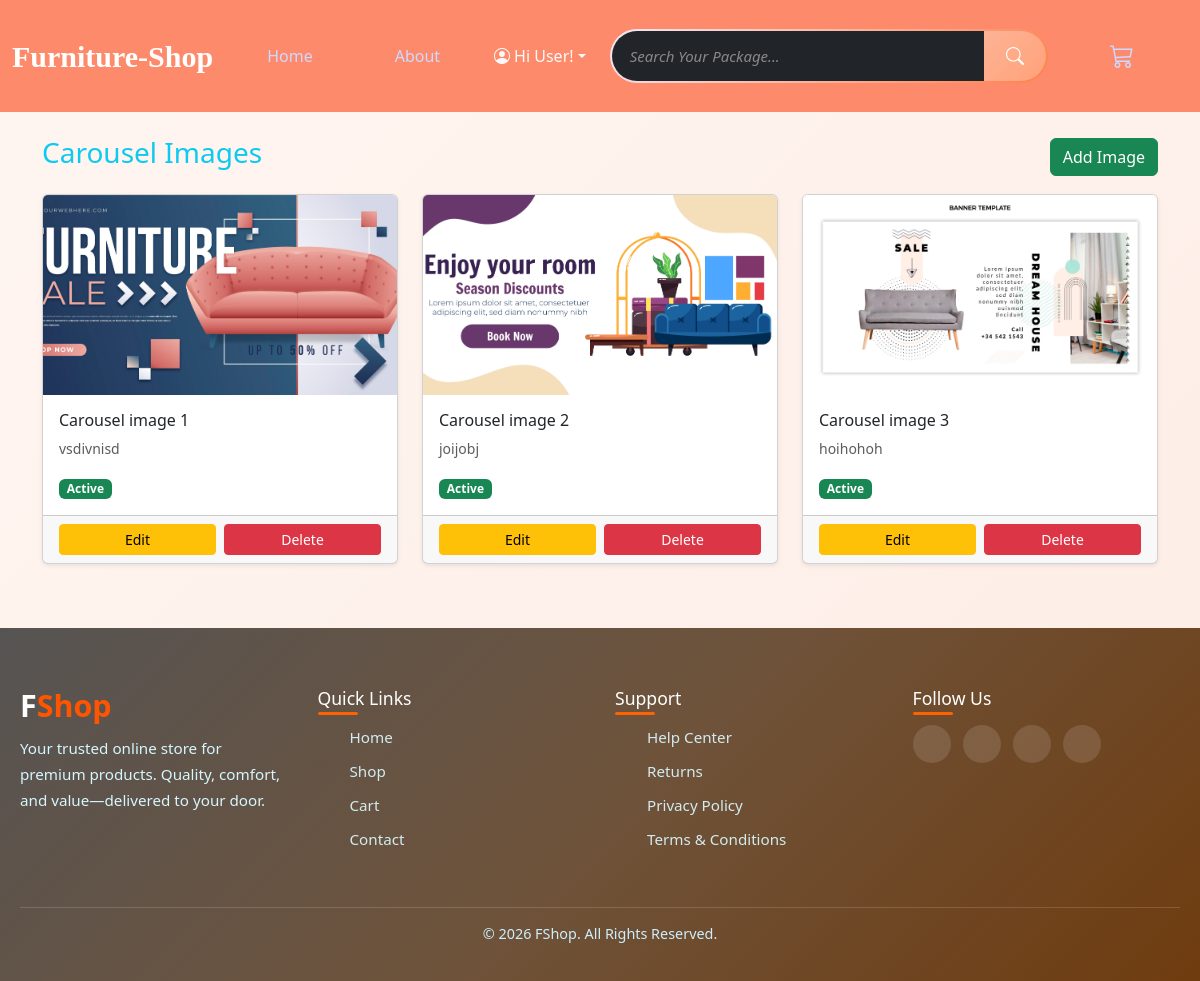
The page /carousels/ on the database its author committed.
### mainapp/models.py (models this page shows, shortened)
class CarouselImage(models.Model):
    img = models.ImageField(upload_to='carousel_images/')
    title = models.CharField(max_length=200)
    caption = models.TextField(max_length=400)
    link = models.CharField(max_length=200)
    active = models.BooleanField(default=True)

### mainapp/views.py (the view)
# urls.py: path('carousels/', CarouselImageListView.as_view(), name='carousel_list'),
class CarouselImageListView(ListView):
    model = CarouselImage
    template_name = 'mainapp/carousel_list.html'
    context_object_name = 'images'

### templates/mainapp/carousel_list.html (shortened to what this page needs)
{% extends 'base/base.html' %}
{% block content %}
<section class="container py-4">
    <div class="d-flex justify-content-between align-items-center mb-3 text-info">
        <h3>Carousel Images</h3>
        <a href="{% url 'carousel_add' %}" class="btn btn-success">
            Add Image
        </a>
    </div>
    <div class="row g-4">
        {% for img in images %}
        <div class="col-md-4">
            <div class="card shadow-sm h-100">
                <img src="{{ img.img.url }}"
                     class="card-img-top"
                     style="height: 200px; object-fit: cover;">
                <div class="card-body">
                    <h6>{{ img.title }}</h6>
                    <p class="small text-muted">
                        {{ img.caption|truncatechars:80 }}
                    </p>
                    <span class="badge {% if img.active %}bg-success{% else %}bg-secondary{% endif %}">
                        {% if img.active %}Active{% else %}Inactive{% endif %}
                    </span>
                </div>
                <div class="card-footer d-flex gap-2">
                    <a href="{% url 'carousel_edit' img.pk %}"
                       class="btn btn-sm btn-warning w-50">Edit</a>
                    <a href="{% url 'carousel_delete' img.pk %}"
                       class="btn btn-sm btn-danger w-50">Delete</a>
                </div>
            </div>
        </div>
        {% empty %}
        <p class="text-muted">No carousel images yet.</p>
        {% endfor %}
    </div>
</section>
{% endblock %}

### static/css/design.css (style rules this page uses)
* { margin: 0; padding: 0; box-sizing: border-box; font-family: "Poppins", system-ui, sans-serif; }

### rows shown on the page
CarouselImage: img (picture), title "Carousel image 1", caption "vsdivnisd", active "Active"
CarouselImage: img (picture), title "Carousel image 2", caption "joijobj", active "Active"
CarouselImage: img (picture), title "Carousel image 3", caption "hoihohoh", active "Active"
